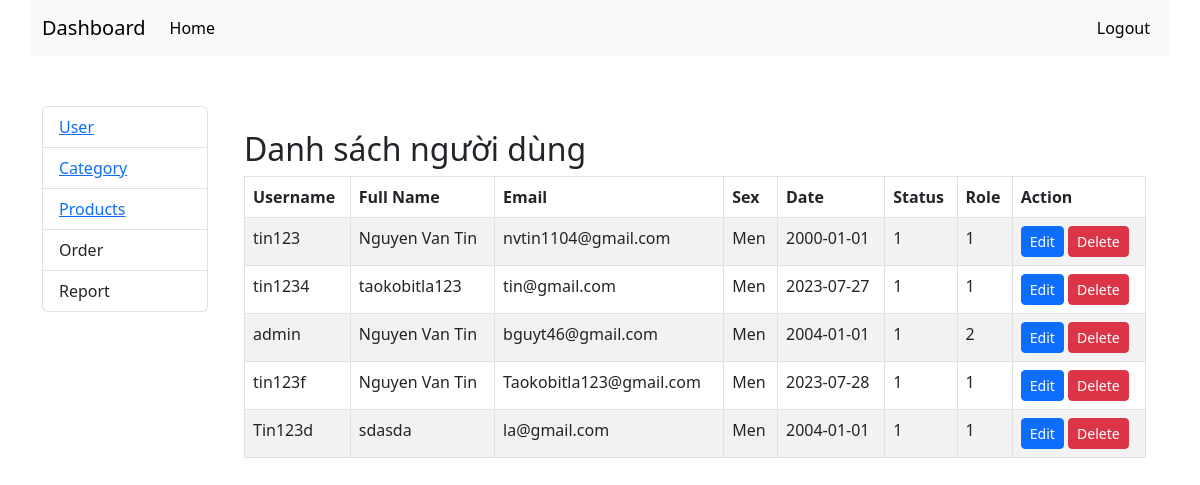
Screenshot of /controller/index.php (signed in) with the database file from the repository.
### tables this page shows
CREATE TABLE `users` (
  `user_id` int NOT NULL AUTO_INCREMENT,
  `username` varchar(20) NOT NULL,
  `password` varchar(40) NOT NULL,
  `email` varchar(255) NOT NULL,
  `birthday` varchar(20) NOT NULL,
  `sex` varchar(5) NOT NULL,
  `fullname` varchar(100) NOT NULL,
  `role` int NOT NULL DEFAULT '1',
  `status` int NOT NULL DEFAULT '1',
  `created_at` datetime NOT NULL DEFAULT CURRENT_TIMESTAMP,
  `address` text,
  PRIMARY KEY (`user_id`),
  UNIQUE KEY `username_UNIQUE` (`username`),
  UNIQUE KEY `email_UNIQUE` (`email`)
);

### controller/user/users.php (the view, shortened to what this page needs)
<!DOCTYPE html>
<html lang="en">
<head>
    <link href="https://cdn.jsdelivr.net/npm/bootstrap@5.3.0/dist/css/bootstrap.min.css" rel="stylesheet">
</head>
<body>
    <div class="container mt-4">
        <h2>Danh sách người dùng</h2>
        <table class="table table-bordered table-striped">
            <thead>
                <tr>
                    <th>Username</th>
                    <th>Full Name</th>
                    <th>Email</th>
                    <th>Sex</th>
                    <th>Date</th>
                    <th>Status</th>
                    <th>Role</th>
                    <th>Action</th>
                </tr>
            </thead>
            <tbody>
                <?php
                $sql = "SELECT * FROM users";
                $result = mysqli_query($mysqli, $sql);
                if (mysqli_num_rows($result) > 0) {
                    while ($row = mysqli_fetch_assoc($result)) {
                        echo "<tr>";
                        echo "<td>" . $row['username'] . "</td>";
                        echo "<td>" . $row['fullname'] . "</td>";
                        echo "<td>" . $row['email'] . "</td>";
                        echo "<td>" . $row['sex'] . "</td>";
                        echo "<td>" . $row['birthday'] . "</td>";
                        echo "<td>" . $row['status'] . "</td>";
                        echo "<td>" . $row['role'] . "</td>";
                        echo '<td>
                                <a href="index.php?m=user&a=edit&id=' . $row['user_id'] . '" class="btn btn-primary btn-sm">Edit</a>
                                <a href="index.php?m=user&a=delete&id=' . $row['user_id'] . '" class="btn btn-danger btn-sm" onclick="return confirm(\'Are you sure?\')">Delete</a>
                              </td>';
                        echo "</tr>";
                    }
                } else {
                    echo "<tr><td colspan='7'>Không có dữ liệu</td></tr>";
                }
                ?>
            </tbody>
        </table>
    </div>
</body>
</html>

### rows the page displays
users: username "tin123", fullname "Nguyen Van Tin", email "nvtin1104@gmail.com", sex "Men", birthday "2000-01-01", status "1", role "1"
users: username "tin1234", fullname "taokobitla123", email "tin@gmail.com", sex "Men", birthday "2023-07-27", status "1", role "1"
users: username "admin", fullname "Nguyen Van Tin", email "bguyt46@gmail.com", sex "Men", birthday "2004-01-01", status "1", role "2"
users: username "tin123f", fullname "Nguyen Van Tin", email "Taokobitla123@gmail.com", sex "Men", birthday "2023-07-28", status "1", role "1"
users: username "Tin123d", fullname "sdasda", email "la@gmail.com", sex "Men", birthday "2004-01-01", status "1", role "1"
